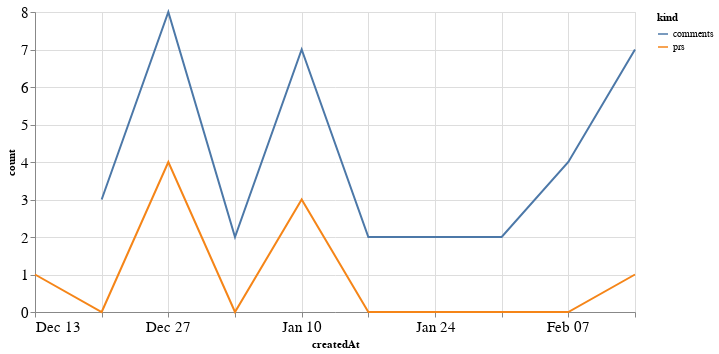

Notebook code cell kept with this figure:
### Code cell
alt.Chart(total_time, width=600).mark_line().encode(
    x='createdAt',
    y='count',
    color='kind'
)

### Figure 1 — Vega-Lite specification as saved in the notebook (floating-point values rounded to 4 significant figures)
{"config": {"axisLeft": {"labelFontSize": 15}, "axisBottom": {"labelFontSize": 15}}, "data": {"name": "data-1d092eb6ef7a98f4f9bde1d06562bf0c"}, "mark": "line", "encoding": {"color": {"type": "nominal", "field": "kind"}, "x": {"type": "temporal", "field": "createdAt"}, "y": {"type": "quantitative", "field": "count"}}, "width": 600, "$schema": "https://vega.github.io/schema/vega-lite/v4.8.1.json", "datasets": {"data-1d092eb6ef7a98f4f9bde1d06562bf0c": [{"createdAt": "2020-12-13T00:00:00", "kind": "prs", "count": 1.0}, {"createdAt": "2020-12-20T00:00:00", "kind": "prs", "count": 0.0}, {"createdAt": "2020-12-27T00:00:00", "kind": "prs", "count": 4.0}, {"createdAt": "2021-01-03T00:00:00", "kind": "prs", "count": 0.0}, {"createdAt": "2021-01-10T00:00:00", "kind": "prs", "count": 3.0}, {"createdAt": "2021-01-17T00:00:00", "kind": "prs", "count": 0.0}, {"createdAt": "2021-01-24T00:00:00", "kind": "prs", "count": 0.0}, {"createdAt": "2021-01-31T00:00:00", "kind": "prs", "count": 0.0}, {"createdAt": "2021-02-07T00:00:00", "kind": "prs", "count": 0.0}, {"createdAt": "2021-02-14T00:00:00", "kind": "prs", "count": 1.0}, {"createdAt": "2020-12-13T00:00:00", "kind": "comments", "count": null}, {"createdAt": "2020-12-20T00:00:00", "kind": "comments", "count": 3.0}, {"createdAt": "2020-12-27T00:00:00", "kind": "comments", "count": 8.0}, {"createdAt": "2021-01-03T00:00:00", "kind": "comments", "count": 2.0}, {"createdAt": "2021-01-10T00:00:00", "kind": "comments", "count": 7.0}, {"createdAt": "2021-01-17T00:00:00", "kind": "comments", "count": 2.0}, {"createdAt": "2021-01-24T00:00:00", "kind": "comments", "count": 2.0}, {"createdAt": "2021-01-31T00:00:00", "kind": "comments", "count": 2.0}, {"createdAt": "2021-02-07T00:00:00", "kind": "comments", "count": 4.0}, {"createdAt": "2021-02-14T00:00:00", "kind": "comments", "count": 7.0}]}}
